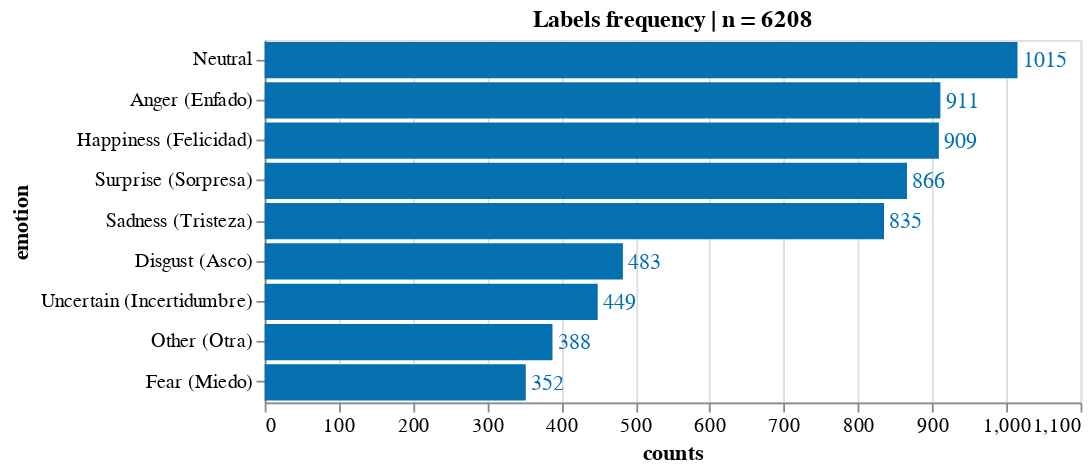

The notebook cell this image was saved under:
### Code cell
source = count_freq_labels(df_emo_answers, X="all") 
title = 'Labels frequency | n = '+ source['counts'].sum().astype(str)
X, Y = 'counts:Q', 'emotion:N'
w, h= 450, 200
txs, ls, ts = 12, 11, 12

chart_overall_count = simple_count_bar(
    source, title=title, X=X, Y=Y,\
    width=w, height=h, \
    text_size = txs, label_size = ls, title_size=ts)

chart_overall_count.display(renderer='svg')

### Figure 1 — Vega-Lite specification as saved in the notebook (floating-point values rounded to 4 significant figures)
{"config": {"view": {"continuousWidth": 400, "continuousHeight": 300}, "axis": {"labelFontSize": 11, "titleFontSize": 12}}, "layer": [{"mark": "bar", "encoding": {"color": {"condition": {"value": "#orange", "test": "(datum.emotion === null)"}, "value": "#0570b0"}, "x": {"type": "quantitative", "field": "counts"}, "y": {"type": "nominal", "field": "emotion", "sort": "-x"}}, "title": "Labels frequency | n = 6208"}, {"mark": {"type": "text", "align": "left", "baseline": "middle", "dx": 3, "fontSize": 12}, "encoding": {"color": {"condition": {"value": "#orange", "test": "(datum.emotion === null)"}, "value": "#0570b0"}, "text": {"type": "quantitative", "field": "counts"}, "x": {"type": "quantitative", "field": "counts"}, "y": {"type": "nominal", "field": "emotion", "sort": "-x"}}, "title": "Labels frequency | n = 6208"}], "data": {"name": "data-723af5f03dde9fc7d62a7c3054721644"}, "height": 200, "width": 450, "$schema": "https://vega.github.io/schema/vega-lite/v4.8.1.json", "datasets": {"data-723af5f03dde9fc7d62a7c3054721644": [{"counts": 1015, "emotion": "Neutral", "percent": 0.1635}, {"counts": 911, "emotion": "Anger (Enfado)", "percent": 0.1467}, {"counts": 909, "emotion": "Happiness (Felicidad)", "percent": 0.1464}, {"counts": 866, "emotion": "Surprise (Sorpresa)", "percent": 0.1395}, {"counts": 835, "emotion": "Sadness (Tristeza)", "percent": 0.1345}, {"counts": 483, "emotion": "Disgust (Asco)", "percent": 0.0778}, {"counts": 449, "emotion": "Uncertain (Incertidumbre)", "percent": 0.07233}, {"counts": 388, "emotion": "Other (Otra)", "percent": 0.0625}, {"counts": 352, "emotion": "Fear (Miedo)", "percent": 0.0567}]}}
